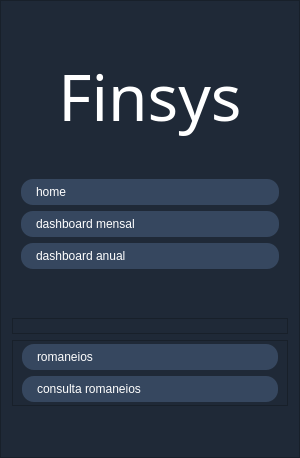
       <widget class="QFrame" name="sidebar">
        <property name="minimumSize">
         <size>
          <width>300</width>
          <height>0</height>
         </size>
        </property>
        <property name="maximumSize">
         <size>
          <width>200</width>
          <height>16777215</height>
         </size>
        </property>
        <property name="styleSheet">
         <string notr="true">background-color: #1f2937;</string>
        </property>
        <property name="frameShape">
         <enum>QFrame::Shape::StyledPanel</enum>
        </property>
        <property name="frameShadow">
         <enum>QFrame::Shadow::Raised</enum>
        </property>
        <layout class="QVBoxLayout" name="verticalLayout_2">
         <item>
          <spacer name="verticalSpacer_6">
           <property name="orientation">
            <enum>Qt::Orientation::Vertical</enum>
           </property>
           <property name="sizeType">
            <enum>QSizePolicy::Policy::Maximum</enum>
           </property>
           <property name="sizeHint" stdset="0">
            <size>
             <width>20</width>
             <height>40</height>
            </size>
           </property>
          </spacer>
         </item>
         <item>
          <widget class="QLabel" name="tit_finsys">
           <property name="font">
            <font>
             <family>Montserrat</family>
             <pointsize>48</pointsize>
             <italic>false</italic>
             <fontweight>ExtraBold</fontweight>
            </font>
           </property>
           <property name="layoutDirection">
            <enum>Qt::LayoutDirection::LeftToRight</enum>
           </property>
           <property name="styleSheet">
            <string notr="true">QLabel {
	color: rgb(255, 255, 255);
	text-align: center;
	font: 800 48pt &quot;Montserrat&quot;;
}</string>
           </property>
           <property name="text">
            <string>Finsys</string>
           </property>
           <property name="alignment">
            <set>Qt::AlignmentFlag::AlignCenter</set>
           </property>
          </widget>
         </item>
         <item>
          <spacer name="verticalSpacer_2">
           <property name="orientation">
            <enum>Qt::Orientation::Vertical</enum>
           </property>
           <property name="sizeType">
            <enum>QSizePolicy::Policy::Fixed</enum>
           </property>
           <property name="sizeHint" stdset="0">
            <size>
             <width>20</width>
             <height>30</height>
            </size>
           </property>
          </spacer>
         </item>
         <item>
          <widget class="QFrame" name="frameDashSide">
           <layout class="QVBoxLayout" name="verticalLayout">
            <property name="leftMargin">
             <number>9</number>
            </property>
            <property name="topMargin">
             <number>3</number>
            </property>
            <property name="rightMargin">
             <number>9</number>
            </property>
            <property name="bottomMargin">
             <number>3</number>
            </property>
            <item>
             <widget class="QPushButton" name="btn_home">
              <property name="cursor">
               <cursorShape>PointingHandCursor</cursorShape>
              </property>
              <property name="styleSheet">
               <string notr="true">QPushButton {
    font: 600 12pt &quot;Montserrat&quot;;
    outline: none;
    background-color: rgb(54, 71, 95);
    color: white;
    border: none;
	spacing: 50px;
    
    /* Ajuste de Respiro Lateral */
    padding-top: 6px;
    padding-bottom: 6px;
    padding-left: 15px; 
    
    text-align: left;
    border-radius: 12px;

    /* O PULO DO GATO: */
    /* Se o spacing não vai, o text-indent empurra o texto para a direita */
    text-indent: 15px; 
}

QPushButton:hover {
    background-color: #374151;
}</string>
              </property>
              <property name="text">
               <string>home</string>
              </property>
              <property name="icon">
               <iconset resource="../recursos.qrc">
                <normaloff>:/assets/home.svg</normaloff>:/assets/home.svg</iconset>
              </property>
             </widget>
            </item>
            <item>
             <widget class="QPushButton" name="btn_mensal">
              <property name="cursor">
               <cursorShape>PointingHandCursor</cursorShape>
              </property>
              <property name="styleSheet">
               <string notr="true">QPushButton {
    font: 600 12pt &quot;Montserrat&quot;;
    outline: none;
    background-color: rgb(54, 71, 95);
    color: white;
    border: none;
    
    /* Ajuste de Respiro Lateral */
    padding-top: 6px;
    padding-bottom: 6px;
    padding-left: 15px; 
    
    text-align: left;
    border-radius: 12px;

    /* O PULO DO GATO: */
    /* Se o spacing não vai, o text-indent empurra o texto para a direita */
    text-indent: 15px; 
}

QPushButton:hover {
    background-color: #374151;
}</string>
              </property>
              <property name="text">
               <string>dashboard mensal</string>
              </property>
              <property name="icon">
               <iconset resource="../recursos.qrc">
                <normaloff>:/assets/dashmensal.svg</normaloff>:/assets/dashmensal.svg</iconset>
              </property>
             </widget>
            </item>
            <item>
             <widget class="QPushButton" name="btn_anual">
              <property name="cursor">
               <cursorShape>PointingHandCursor</cursorShape>
              </property>
              <property name="styleSheet">
               <string notr="true">QPushButton {
    font: 600 12pt &quot;Montserrat&quot;;
    outline: none;
    background-color: rgb(54, 71, 95);
    color: white;
    border: none;
    
    /* Ajuste de Respiro Lateral */
    padding-top: 6px;
    padding-bottom: 6px;
    padding-left: 15px; 
    
    text-align: left;
    border-radius: 12px;

    /* O PULO DO GATO: */
    /* Se o spacing não vai, o text-indent empurra o texto para a direita */
    text-indent: 15px; 
}

QPushButton:hover {
    background-color: #374151;
}</string>
              </property>
              <property name="text">
               <string>dashboard anual</string>
              </property>
              <property name="icon">
               <iconset resource="../recursos.qrc">
                <normaloff>:/assets/dashanual.svg</normaloff>:/assets/dashanual.svg</iconset>
              </property>
             </widget>
            </item>
           </layout>
          </widget>
         </item>
         <item>
          <spacer name="verticalSpacer">
           <property name="orientation">
            <enum>Qt::Orientation::Vertical</enum>
           </property>
           <property name="sizeHint" stdset="0">
            <size>
             <width>20</width>
             <height>40</height>
            </size>
           </property>
          </spacer>
         </item>
         <item>
          <widget class="QFrame" name="frameLogoSide">
           <property name="frameShape">
            <enum>QFrame::Shape::StyledPanel</enum>
           </property>
           <property name="frameShadow">
            <enum>QFrame::Shadow::Raised</enum>
           </property>
           <layout class="QHBoxLayout" name="horizontalLayout_7">
            <property name="topMargin">
             <number>0</number>
            </property>
            <property name="bottomMargin">
             <number>0</number>
            </property>
            <item>
             <widget class="QLabel" name="logoRamos">
              <property name="maximumSize">
               <size>
                <width>250</width>
                <height>50</height>
               </size>
              </property>
              <property name="text">
               <string/>
              </property>
              <property name="pixmap">
               <pixmap resource="../recursos.qrc">:/assets/ramostransplogowhite.png</pixmap>
              </property>
              <property name="scaledContents">
               <bool>true</bool>
              </property>
              <property name="alignment">
               <set>Qt::AlignmentFlag::AlignCenter</set>
              </property>
             </widget>
            </item>
           </layout>
          </widget>
         </item>
         <item>
          <widget class="QFrame" name="frameRamosSide">
           <property name="frameShape">
            <enum>QFrame::Shape::StyledPanel</enum>
           </property>
           <property name="frameShadow">
            <enum>QFrame::Shadow::Raised</enum>
           </property>
           <layout class="QVBoxLayout" name="verticalLayout_28">
            <property name="spacing">
             <number>6</number>
            </property>
            <property name="topMargin">
             <number>3</number>
            </property>
            <property name="bottomMargin">
             <number>3</number>
            </property>
            <item>
             <widget class="QPushButton" name="btn_romaneios">
              <property name="cursor">
               <cursorShape>PointingHandCursor</cursorShape>
              </property>
              <property name="styleSheet">
               <string notr="true">QPushButton {
    font: 600 12pt &quot;Montserrat&quot;;
    outline: none;
    background-color: rgb(54, 71, 95);
    color: white;
    border: none;
    
    /* Ajuste de Respiro Lateral */
    padding-top: 6px;
    padding-bottom: 6px;
    padding-left: 15px; 
    
    text-align: left;
    border-radius: 12px;

    /* O PULO DO GATO: */
    /* Se o spacing não vai, o text-indent empurra o texto para a direita */
    text-indent: 15px; 
}

QPushButton:hover {
    background-color: #374151;
}</string>
              </property>
              <property name="text">
               <string>romaneios</string>
              </property>
              <property name="icon">
               <iconset resource="../recursos.qrc">
                <normaloff>:/assets/romaneios.svg</normaloff>:/assets/romaneios.svg</iconset>
              </property>
             </widget>
            </item>
            <item>
             <widget class="QPushButton" name="btn_consulta_romaneios">
              <property name="cursor">
               <cursorShape>PointingHandCursor</cursorShape>
              </property>
              <property name="styleSheet">
               <string notr="true">QPushButton {
    font: 600 12pt &quot;Montserrat&quot;;
    outline: none;
    background-color: rgb(54, 71, 95);
    color: white;
    border: none;
    
    /* Ajuste de Respiro Lateral */
    padding-top: 6px;
    padding-bottom: 6px;
    padding-left: 15px; 
    
    text-align: left;
    border-radius: 12px;

    /* O PULO DO GATO: */
    /* Se o spacing não vai, o text-indent empurra o texto para a direita */
    text-indent: 15px; 
}

QPushButton:hover {
    background-color: #374151;
}</string>
              </property>
              <property name="text">
               <string>consulta romaneios</string>
              </property>
              <property name="icon">
               <iconset resource="../recursos.qrc">
                <normaloff>:/assets/consulta.svg</normaloff>:/assets/consulta.svg</iconset>
              </property>
             </widget>
            </item>
           </layout>
          </widget>
         </item>
         <item>
          <spacer name="verticalSpacer_5">
           <property name="orientation">
            <enum>Qt::Orientation::Vertical</enum>
           </property>
           <property name="sizeType">
            <enum>QSizePolicy::Policy::Maximum</enum>
           </property>
           <property name="sizeHint" stdset="0">
            <size>
             <width>20</width>
             <height>40</height>
            </size>
           </property>
          </spacer>
         </item>
        </layout>
       </widget>
